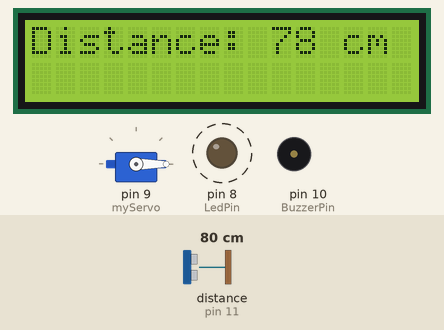
Recording of a sketch running on a simulated Arduino Uno, built with avr-gcc and run on an emulated ATmega328P. On the bench: servo, 16×2 character LCD, output pins drawn as LEDs (lit = HIGH), buzzer (waves = sounding). Wiring (inferred from the names in the program): ultrasonic range finder: trigger pin 12; echo pin 11. Dashed ring = blinking. The inputs (shaded band) are chosen by the test bench; at power-on: distance to the obstacle (sensor on pin 11) 80 cm. The echo pulse lasts 58.3 µs per cm; pins used as bus, display or sensor lines are not drawn; what the sketch prints to the serial monitor is not drawn.

Above: at 1.2 s.
1.3 s: distance to the obstacle (sensor on pin 11) set to 8 cm
At 2.7 s:
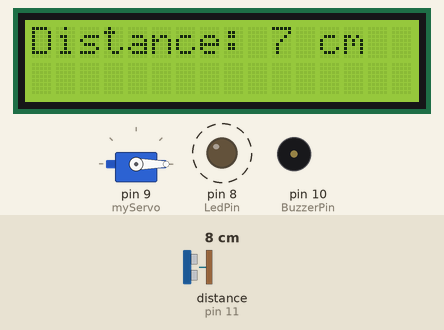
3.1 s: distance to the obstacle (sensor on pin 11) set to 5 cm
At 5.0 s:
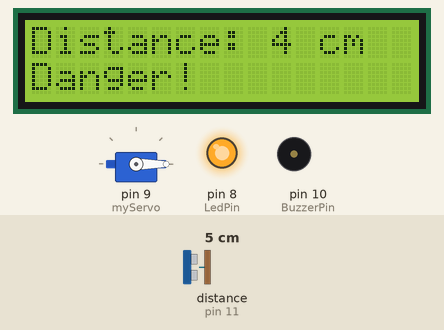
6.2 s: distance to the obstacle (sensor on pin 11) set to 18 cm
At 6.6 s:
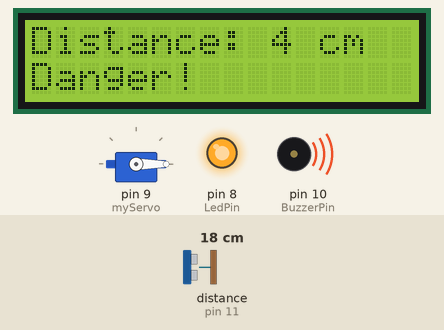
Timing chart, 0 to 15.3 s (numbered marks = the images above; inputs shaded):
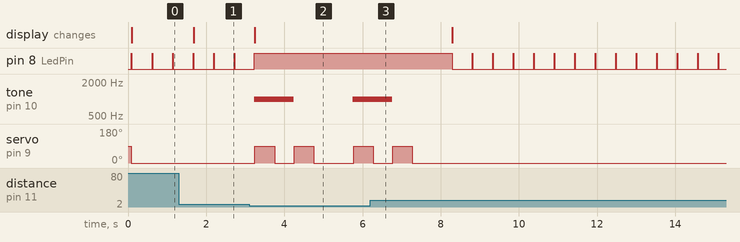

The sketch:

fall_preventation.ino
```cpp
#include <Servo.h>
#include <Wire.h>
#include <LiquidCrystal_I2C.h>

const int TrigPin = 12;
const int EchoPin = 11;
const int BuzzerPin = 10;
const int LedPin = 8;

Servo myServo;


LiquidCrystal_I2C lcd(0x27, 16, 2);

void setup() {
  Serial.begin(9600);
  pinMode(TrigPin, OUTPUT);
  pinMode(EchoPin, INPUT);
  pinMode(BuzzerPin, OUTPUT);
  pinMode(LedPin, OUTPUT);

  myServo.attach(9);

  lcd.init();
  lcd.backlight();
  lcd.setCursor(0, 0);
  lcd.print("Distance:");
}

void loop() {
  long duration, distance_cm;

  digitalWrite(TrigPin, LOW);
  delayMicroseconds(2);
  digitalWrite(TrigPin, HIGH);
  delayMicroseconds(10);
  digitalWrite(TrigPin, LOW);

  duration = pulseIn(EchoPin, HIGH);

  distance_cm = duration * 0.034 / 2;

  Serial.print("Distance: ");
  Serial.print(distance_cm);
  Serial.println(" cm");


  lcd.setCursor(10, 0);
  lcd.print(distance_cm);
  lcd.print(" cm  ");

  digitalWrite(LedPin, HIGH);

  if (distance_cm < 6) {
    tone(BuzzerPin, 1000, 1000);


    lcd.setCursor(0, 1);
    lcd.print("Danger!       ");


for (int i = 0; i < 2; i++) {
      myServo.write(90);
      delay(500);
      myServo.write(0);
      delay(500);
    }
  } else {

    noTone(BuzzerPin);
    myServo.write(0);

    lcd.setCursor(0, 1);
    lcd.print("                ");

    digitalWrite(LedPin, LOW);
  }

  delay(500);
}
```

Measured:
- the behaviour switches between 7 and 6 cm on distance to the obstacle (sensor on pin 11) (found by bisection; images 1 and 2)
- after the input at 1.3 s, the display: changes after 0.38 s (image 1)
- after the input at 3.1 s, pin 8 (LedPin): goes on until 3.2 s, then stays HIGH; tone on pin 10 (BuzzerPin): silent → 1000 Hz after 0.14 s, → silent 1.0 s later, → 1000 Hz 1.5 s later; servo on pin 9 (myServo): goes 90° 0.50 s, 0° 0.50 s, 90° 0.50 s, 0° 1.0 s, then 90°, starting after 0.15 s; the display: changes after 0.15 s (image 2)
- after the input at 6.2 s, pin 8 (LedPin): alternates HIGH for 0.02 s and LOW for 0.51 s, starting after 2.1 s; tone on pin 10 (BuzzerPin): goes on until 6.8 s, then stays silent; servo on pin 9 (myServo): goes on until 7.3 s, then stays 0°
- by itself, pin 8 (LedPin): alternates HIGH for 0.02 s and LOW for 0.51 s
